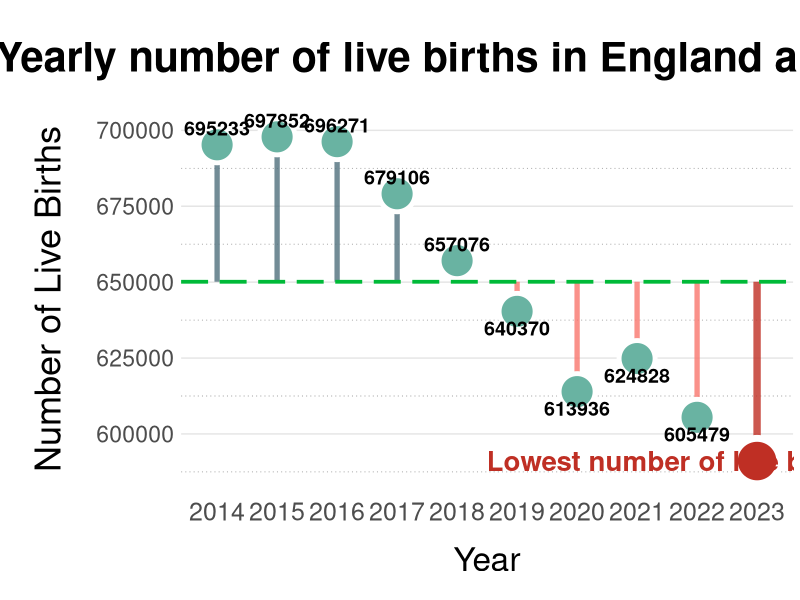

Reproduce this figure in R.
# ======================================= Load Libraries and Data =======================================

# Import required libraries
library(tidyverse)
library(readxl)

# Load data from file 2023birthregistrations.xlsx from tab "Table_12" and start read the data from the sixth row
dailyLiveBirths <- read_excel("2023birthregistrations.xlsx", sheet = "Table_12", skip = 5)

# ======================================= Data Pre-Processing =======================================

# Remove the column for years before 10 years ago
dailyLiveBirths <- dailyLiveBirths %>% select(3:12)

# Handle missing values by replacing all value of "[z]" with "0"
dailyLiveBirths <- dailyLiveBirths %>% mutate(across(everything(), ~str_replace(., "\\[z\\]", "0")))

# Convert all data to numeric class
dailyLiveBirths <- dailyLiveBirths %>% mutate(across(everything(), as.numeric))

# Calculate the total number of live births for each year
yearlyLiveBirths <- dailyLiveBirths %>% summarise(across(everything(), sum))

# Reorder the column name ascendingly from 2014 to 2023
yearlyLiveBirths <- yearlyLiveBirths[, order(colnames(yearlyLiveBirths))]

# Transform the structure to table with two columns: Year and LiveBirths
yearlyLiveBirths <- yearlyLiveBirths %>%
	pivot_longer(cols = everything(), names_to = "Year", values_to = "LiveBirths")

# Calculate the mean live births across all 10 years
meanLiveBirths <- mean(yearlyLiveBirths$LiveBirths)

# Add new column to assign different color based on
# whether the number of live birth is above or below the mean
yearlyLiveBirths <- yearlyLiveBirths %>%
	mutate(Color = ifelse(LiveBirths > meanLiveBirths, "#f8766d", "#619cff"))

# ======================================= Data Visualisation =======================================

# Generate lollipop chart
yearlyLiveBirths %>%
	ggplot(aes(x = Year, y = LiveBirths)) +
	geom_segment(
		aes(
			x = Year,
			xend = Year,
			y = meanLiveBirths,
			yend = LiveBirths
		),
		color = ifelse(yearlyLiveBirths$Year == "2023", "#BF2F24",
			ifelse(yearlyLiveBirths$LiveBirths > meanLiveBirths, "#4f6f7c", "#f8766d")),
		alpha = 0.8,
		linewidth = ifelse(yearlyLiveBirths$Year == "2023", 2.5, 1.8)
	) +
	geom_point(
		shape = 21,
		color = "#ffffff",
		fill = ifelse(yearlyLiveBirths$Year == "2023", "#BF2F24", "#69b3a2"),
		size = ifelse(yearlyLiveBirths$Year == "2023", 13, 10.5),
		stroke = ifelse(yearlyLiveBirths$Year == "2023", 3.5, 2.5)
	) +
	geom_text(
		aes(label = ifelse(Year == "2023", "", LiveBirths)),
		fontface = "bold",
		size = 5,
		nudge_y = ifelse(yearlyLiveBirths$LiveBirths > meanLiveBirths, 5500, -5500)
	) +
	geom_hline(
		yintercept = meanLiveBirths,
		color = "#00ba38",
		linewidth = 1.3,
		linetype = 5
	) +
	annotate(
		"text",
		x = grep("2023", yearlyLiveBirths$Year) - 4.51,
		y = yearlyLiveBirths$LiveBirths[which(yearlyLiveBirths$Year == "2023")],
		label = paste(
			"Lowest number of live births in the last 10 years:",
			yearlyLiveBirths$LiveBirths[which(yearlyLiveBirths$Year == "2023")],
			sep = " "
		),
		color = "#BF2F24",
		size = 7,
		fontface = "bold",
		hjust = 0
	) +
	labs(
		title = "Yearly number of live births in England and Wales",
		x = "Year",
		y = "Number of Live Births"
	) +
	theme_minimal() +
	theme(
		panel.grid.major.x = element_blank(),
		panel.grid.major.y = element_line(color = "grey90"),
		panel.grid.minor.y = element_line(linetype = 3, color = "grey55"),
		plot.title = element_text(face = "bold", size = 30, hjust = 0.5, margin = margin(b = 15)),
		axis.title.x = element_text(size = 24, margin = margin(t = 15)),
		axis.text.x = element_text(size = 18),
		axis.title.y = element_text(size = 26, margin = margin(r = 20)),
		axis.text.y = element_text(size = 16.5),
		plot.margin = margin(l = 25, r = 5, b = 15, t = 30)
	)
